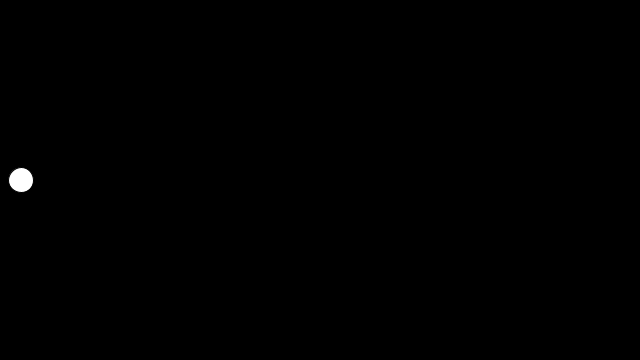
Frame 1 (no input)
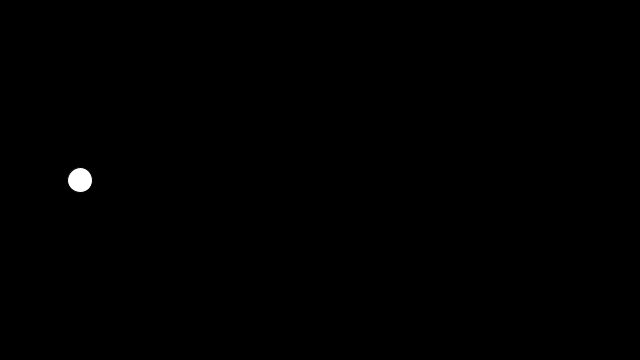
Frame 60 (the mouse pressed at the canvas centre just before this capture)
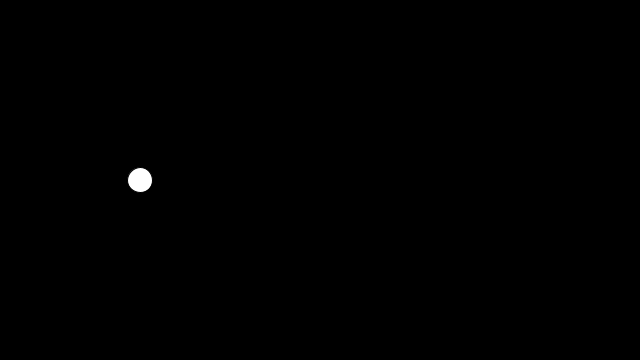
Frame 120 (the mouse held since frame 60 and released just before this capture)

The Processing sketch that drew these frames (run headless with seeded random() and noise(); from frame 60 on, the mouse is pressed at the canvas centre):

// Processing sketch: if__
// ── if__.pde
float circleX;
float temp;
void setup()
{
  size(640,360);
  circleX = 20;
  temp = circleX;
}

void draw()
{
  circleX = circleX + 1;  //++circleX;
  background(0);
  fill(255);
  if(circleX >=width-20)
  {
    circleX = temp;
  }
  ellipse(circleX,180,25,25);
}
